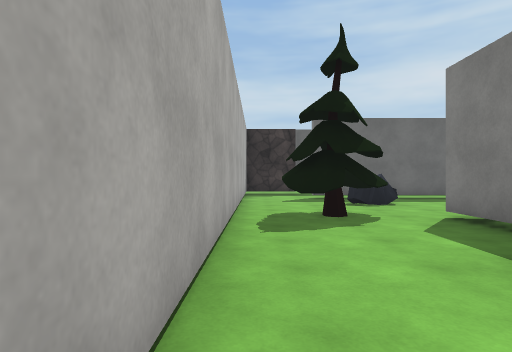
View 1 (above)

16 first-person views from a walk through a scene from a Unity 3-D project. The camera is 1.3 m above the floor, looks level and sees 75° across. The floor is counted in squares, 1.8 m on a side. Each view is taken from the middle of a square. On the plan, view 1 faces up. The plan holds only what a view shows up to about 11 squares ahead; the rest is blank. The place goes on beyond the plan. The player is left out. Surface patterns are stand-ins for the level's own textures.

View 2
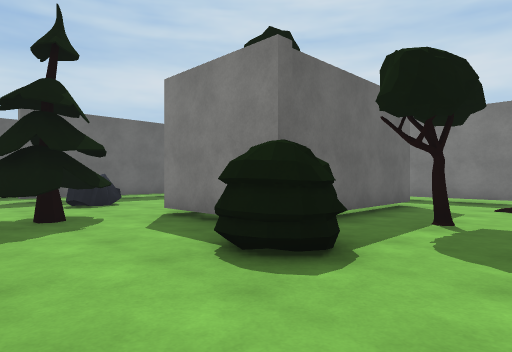

View 3
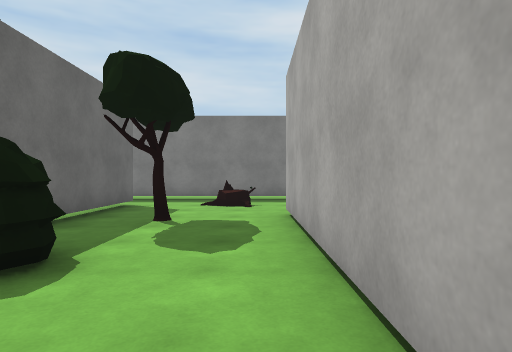

View 4
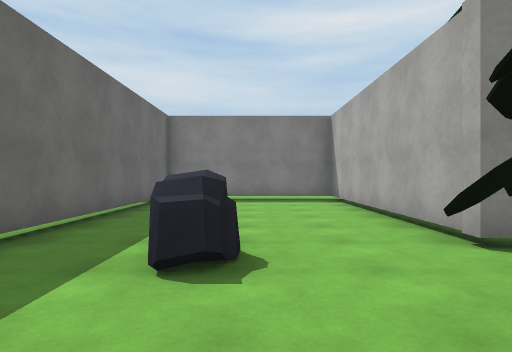

View 5
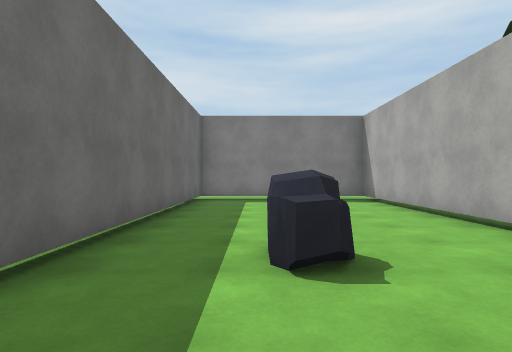

View 6
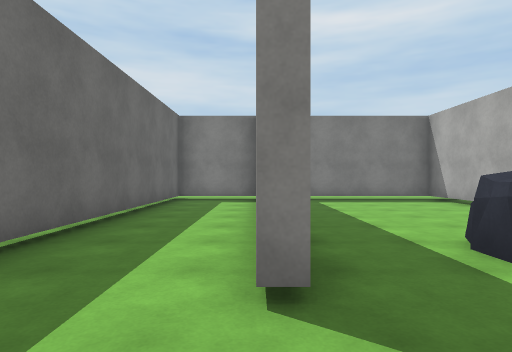

View 7
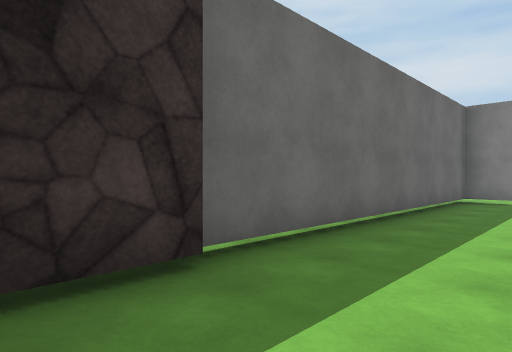

View 8
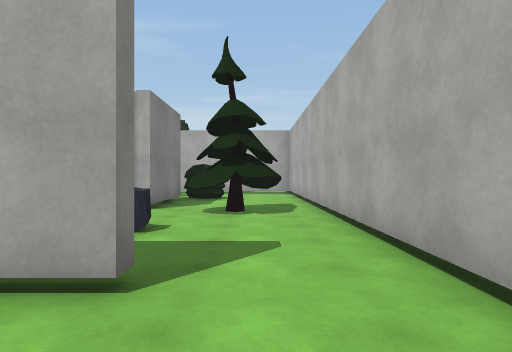

View 9
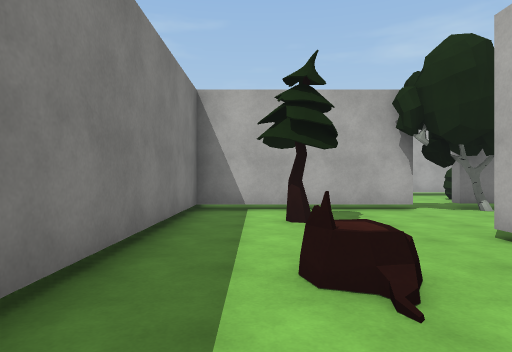

View 10
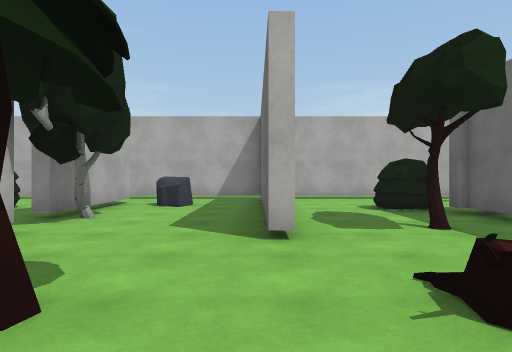

View 11
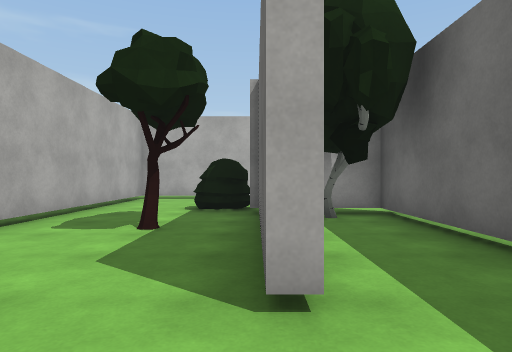

View 12
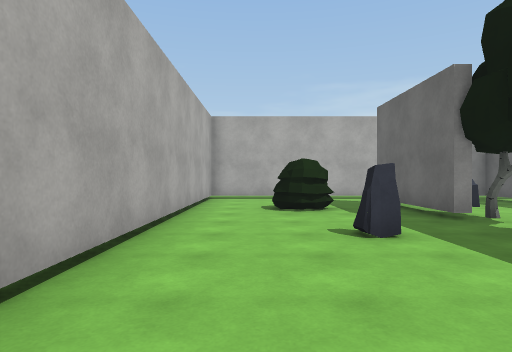

View 13
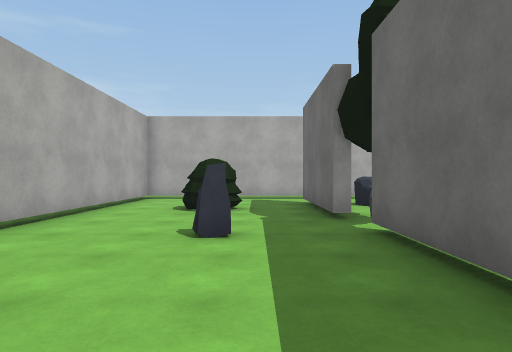

View 14
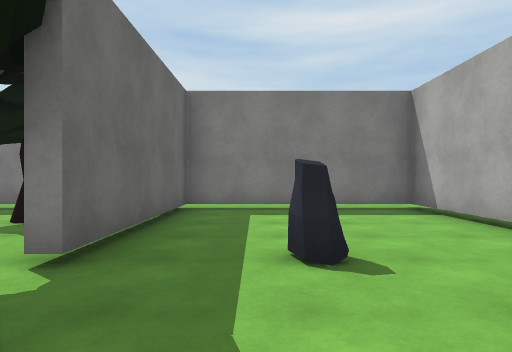

View 15
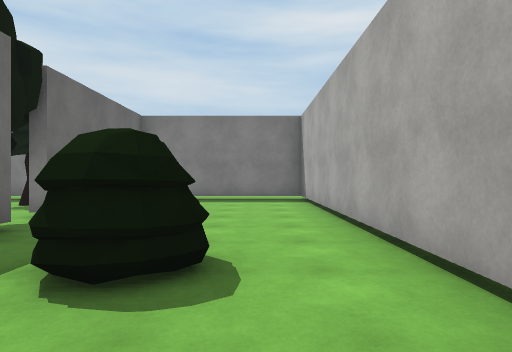

View 16
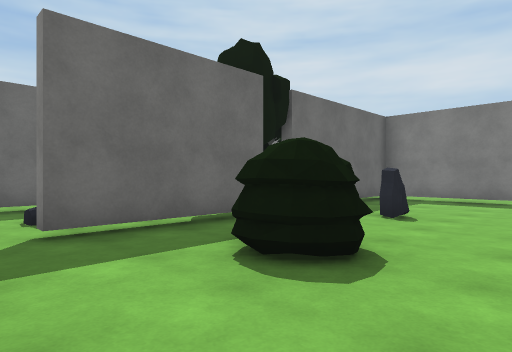

### Floor plan
Ten units are one square. View 1 is at (0, 0); x grows to the right and y downward. Boxes are objects, and circles mark ways between rooms. Rooms are numbered by the first view taken in them; rooms with no view inside come last. Other rooms are left out.
<svg viewBox="-9 -139 117 238">
<path fill="none" stroke="#000" d="M33 -36 33 -57 103 -57 103 -107 19 -107M82 -30 36 -30M-4 -112 -4 6 62 6M66 42 103 42 103 -39M18 -110 26 -110M16 -131 2 -131M103 -110 103 -134 16 -134M45 47 9 47M-4 54 -4 94 103 94 103 45 56 45M10 44 45 44M56 42 66 42M62 9 -4 9 -4 54M70 -54 36 -54 36 -42"/>
<rect x="5" y="-75" width="20" height="20" fill="#bbb"><title>tree</title></rect>
<rect x="15" y="-35" width="20" height="20" fill="#bbb"><title>bush</title></rect>
<rect x="25" y="-95" width="10" height="10" fill="#bbb"><title>rock</title></rect>
<rect x="45" y="-25" width="10" height="10" fill="#bbb"><title>tree</title></rect>
<rect x="75" y="15" width="10" height="10" fill="#bbb"><title>tree</title></rect>
<rect x="75" y="-15" width="10" height="20" fill="#bbb"><title>stump</title></rect>
<rect x="15" y="65" width="20" height="10" fill="#bbb"><title>bush</title></rect>
<rect x="55" y="65" width="10" height="10" fill="#bbb"><title>rock</title></rect>
<rect x="15" y="25" width="10" height="10" fill="#bbb"><title>rock</title></rect>
<rect x="45" y="35" width="10" height="10" fill="#bbb"><title>tree</title></rect>
<rect x="45" y="-45" width="10" height="10" fill="#bbb"><title>tree</title></rect>
<circle cx="5" cy="-110" r="3" fill="#2a7"/>
<circle cx="60" cy="25" r="3" fill="#2a7"/>
<circle cx="95" cy="-30" r="3" fill="#2a7"/>
<circle cx="0" cy="50" r="3" fill="#2a7"/>
<text x="50" y="-60">1</text>
<text x="50" y="-120">2</text>
<text x="50" y="70">3</text>
<text x="30" y="30">4</text>
<text x="70" y="-40">5</text>
</svg>
Room 1 opens to room 2. Room 1 opens to room 4. Room 1 opens to room 5. Room 3 opens to room 4.

Where each view was taken, in squares from view 1:
view 1: 0 up, 0 right, facing up
view 2: 0 up, 0 right, facing up-right
view 3: 0 up, 0 right, facing right
view 4: 8 up, 0 right, facing right
view 5: 9 up, 0 right, facing right
view 6: 11 up, 0 right, facing right
view 7: 11 up, 0 right, facing up-right
view 8: 13 up, 1 right, facing down
view 9: 3 up, 9 right, facing down
view 10: 1 down, 10 right, facing left
view 11: 3 up, 10 right, facing left
view 12: 8 down, 10 right, facing left
view 13: 6 down, 10 right, facing left
view 14: 6 down, 3 right, facing right
view 15: 8 down, 0 right, facing right
view 16: 9 down, 0 right, facing up-right
